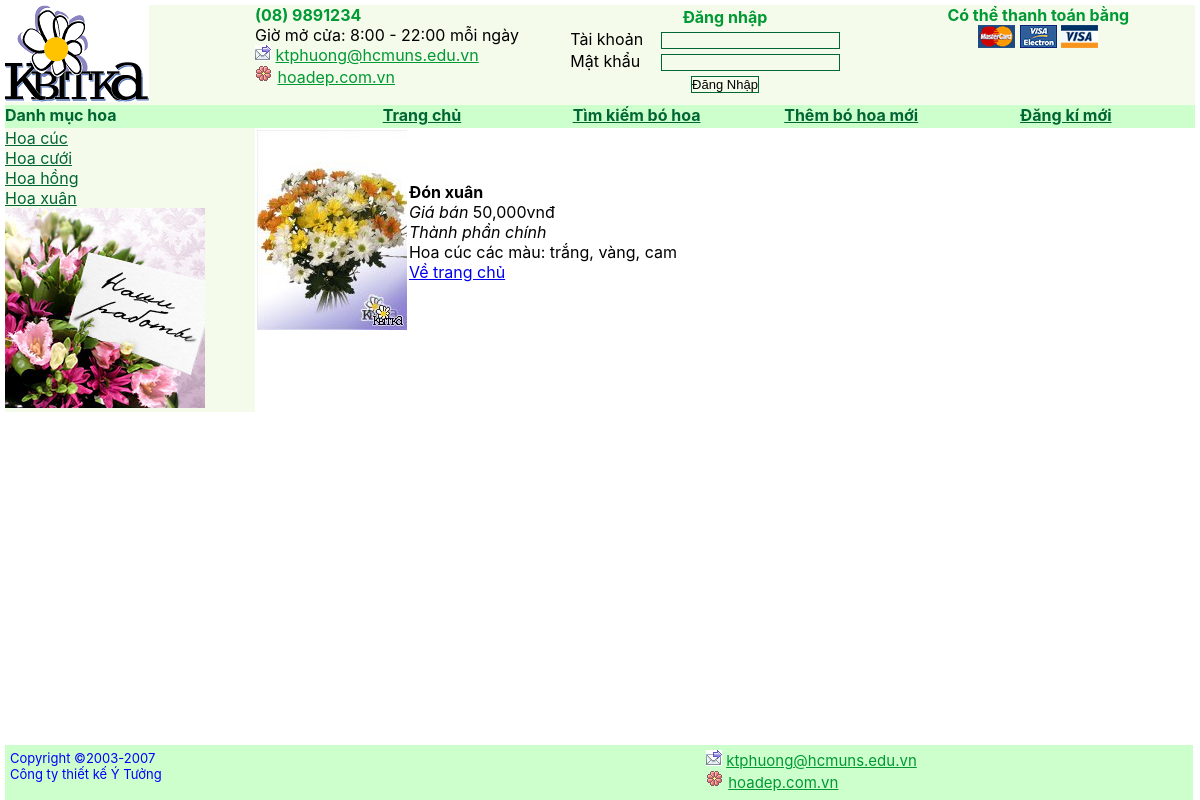
Page /chitiethoa.php?mahoa=1 on the committed database.
### tables this page shows
CREATE TABLE IF NOT EXISTS `loaihoa` (
  `Maloai` int(11) NOT NULL AUTO_INCREMENT,
  `Tenloai` varchar(50) DEFAULT NULL,
  PRIMARY KEY (`Maloai`)
);

CREATE TABLE IF NOT EXISTS `hoa` (
  `mahoa` int(11) NOT NULL AUTO_INCREMENT,
  `maloai` int(11) DEFAULT NULL,
  `tenhoa` varchar(50) DEFAULT NULL,
  `dongia` int(11) DEFAULT NULL,
  `hinh` varchar(50) DEFAULT NULL,
  `mota` varchar(1000) DEFAULT NULL,
  PRIMARY KEY (`mahoa`)
);

### xl_csdl.php (called while the page is built, shortened)
<?php
function Doc_Bang($sql)
{
	$options = array(
PDO::MYSQL_ATTR_INIT_COMMAND => "SET NAMES utf8",
PDO::ATTR_ERRMODE => PDO::ERRMODE_EXCEPTION
);
$dbh = new PDO('mysql:host=localhost;dbname=qlbh', 'root', '',$options);
$bang=$dbh->query($sql);
return $bang;
}
?>

### th_loaihoa.php (the view)
<?php
include_once("xl_csdl.php");
$bangloaihoa=Doc_Bang("select * from loaihoa");
foreach($bangloaihoa as $lh)
echo "<a href='index.php?maloai=".$lh[0]."'>".$lh[1]."</a><br>";
?>

### inc/laymahoa.php (shortened to what this page needs)
<?php
if(isset($_GET["mahoa"]))
 {
	 $mahoa=$_GET["mahoa"];
	 $options = array(
PDO::MYSQL_ATTR_INIT_COMMAND => "SET NAMES utf8",
PDO::ATTR_ERRMODE => PDO::ERRMODE_EXCEPTION
);
$dbh = new PDO('mysql:host=localhost;dbname=qlbh', 'root', '',$options);
$banghoa=$dbh->query("select * from hoa where mahoa=".$mahoa);
foreach($banghoa as $hoa)
{
		   echo"<table><tr><td><img src='img/".$hoa[4]."'/></td>
		   <td><b>".$hoa[2]."</b><br><i>Giá bán </i>".number_format($hoa[3])."vnđ<br><i>Thành phần chính</i><br>".$hoa[5]."<br><a href='index.php?maloai=".$hoa[1]."'>Về trang chủ</a></td></tr></table>";
}
	 }
?>

### common/css/style.css (style rules this page uses)
* { box-sizing: border-box; margin: 0; padding: 0; }
body { display: flex; flex-direction: column; font-family: -apple-system, BlinkMacSystemFont, "Helvetica Neue", "Segoe UI", "Noto Sans Japanese", "ヒラギノ角ゴ ProN W3", Meiryo, sans-serif; font-size: 16px; width: 100%; }
a { display: inline-block; text-decoration: underline; }
img { max-height: 100%; max-width: 100%; }

### css/style.css (style rules this page uses)
html { height: 100%; }
body { padding:5px; position: relative; min-height: 100%; }
.Main-left a { color:#006633; }

### rows in the picture
loaihoa: Tenloai "Hoa cúc"
loaihoa: Tenloai "Hoa cưới"
loaihoa: Tenloai "Hoa hồng"
loaihoa: Tenloai "Hoa xuân"
hoa: hinh (picture), tenhoa "Đón xuân", dongia "50,000", mota "Hoa cúc các màu: trắng, vàng, cam"
